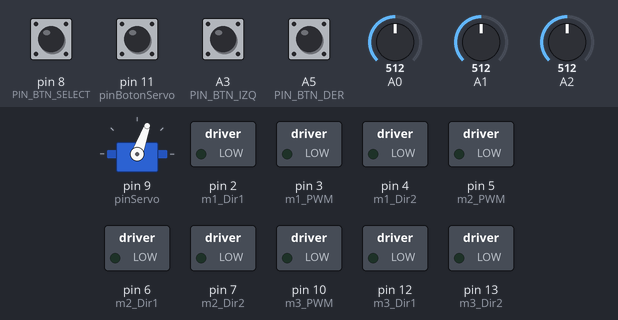
Bench run of a sketch on a simulated Arduino Uno, built with avr-gcc and run on an emulated ATmega328P. Shown: servo, switched loads named in the sketch (green lamp = pin HIGH). The inputs (shaded band) are chosen by the test bench; at power-on: A3 (PIN_BTN_IZQ), A5 (PIN_BTN_DER), pin 8 (PIN_BTN_SELECT), pin 11 (pinBotonServo) HIGH, A0 = 512, A1 = 512, A2 = 512. What the sketch prints to the serial monitor is not drawn.

Above: at 1.3 s.
1.4 s: A3 (PIN_BTN_IZQ) pulled LOW for 1 s
At 2.9 s:
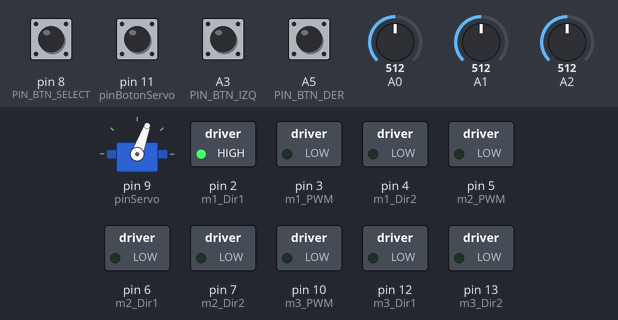
3.9 s: pin 11 (pinBotonServo) pulled LOW for 0.15 s
At 5.1 s:
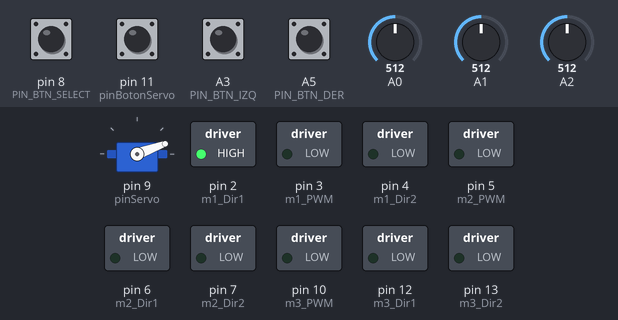
5.5 s: A5 (PIN_BTN_DER) pulled LOW for 0.15 s
At 5.9 s:
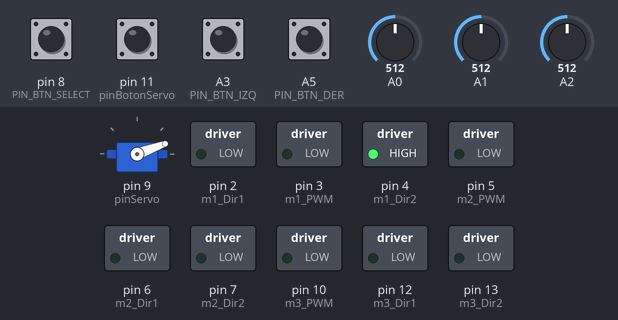
7.1 s: A3 (PIN_BTN_IZQ) pulled LOW for 0.15 s
At 7.5 s:
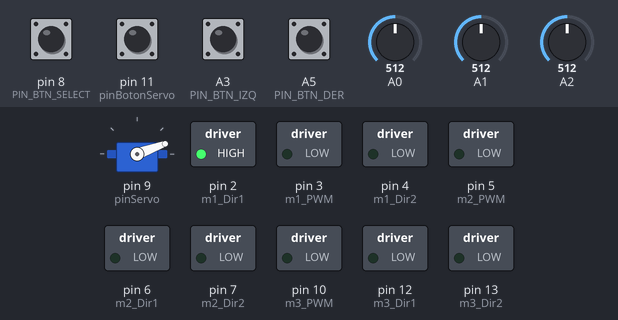
8.7 s: A5 (PIN_BTN_DER) pulled LOW for 1 s
At 9.56 s:
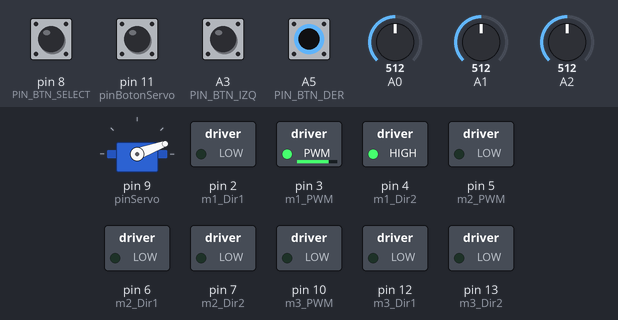
11.2 s: pin 11 (pinBotonServo) pulled LOW for 1 s
At 11.8 s:
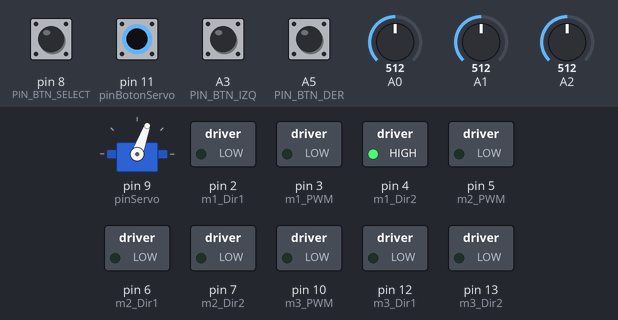
Timing chart, 0 to 14.2 s (numbered marks = the images above; inputs shaded):
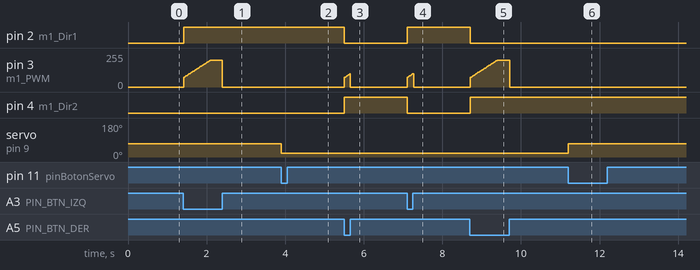

Measured:
- after the input at 1.4 s, pin 2 (m1_Dir1): LOW → HIGH at once; pin 3 (m1_PWM): rises from 0/255 to 200/255 in 0.68 s, then falls to 0/255 in 0.31 s
- after the input at 3.9 s, servo on pin 9 (pinServo): 70° → 20° at once
- after the input at 5.5 s, pin 2 (m1_Dir1): HIGH → LOW at once; pin 3 (m1_PWM): rises from 0/255 to 98/255 in 0.13 s, then falls to 0/255 in 0.01 s; pin 4 (m1_Dir2): LOW → HIGH at once
- after the input at 7.1 s, pin 2 (m1_Dir1): LOW → HIGH at once; pin 3 (m1_PWM): rises from 0/255 to 100/255 in 0.15 s, then falls to 0/255 in 0.01 s; pin 4 (m1_Dir2): HIGH → LOW at once
- after the input at 8.7 s, pin 2 (m1_Dir1): HIGH → LOW at once; pin 3 (m1_PWM): rises from 0/255 to 200/255 in 0.68 s, then falls to 0/255 in 0.32 s; pin 4 (m1_Dir2): LOW → HIGH at once
- after the input at 11.2 s, servo on pin 9 (pinServo): 20° → 70° at once

The sketch:

todo_junto_final.ino
```cpp
#include <Servo.h>

// ==========================================
// 1. POTENCIOMETER PARAMETERS
// ==========================================
const int LIMITE_MIN = 60;
const int LIMITE_MAX = 960;

// MOTOR 1 (Base)
float kp1 = 1.4; float kd1 = 0.8; int minPWM1 = 70; int maxPWM1 = 200;

// --- MOTOR 2 (Shoulder) -
// whith big kp2 and minPWM2 in order to have a more agressive reaction
float kp2 = 6.0;
float kd2 = 1.5;
int minPWM2 = 150;
int maxPWM2 = 255;

// MOTOR 3 (elbow)
float kp3 = 2.0; float kd3 = 0.9; int minPWM3 = 80; int maxPWM3 = 255;

// ==========================================
// 2. PINES
// ==========================================
const int PIN_BTN_SELECT = 8;
const int PIN_BTN_IZQ    = A3;
const int PIN_BTN_DER    = A5;

int motorSeleccionado = 1;
int lastSelectState = HIGH;
unsigned long lastSelectTime = 0;

// MOTOR 1
const int m1_Sensor = A2; const byte m1_PWM = 3; const byte m1_Dir1 = 2; const byte m1_Dir2 = 4;
int m1_Theta, m1_Theta_d; float m1_last_error = 0; unsigned long m1_t_prev = 0;

// MOTOR 2
const int m2_Sensor = A0; const byte m2_PWM = 5; const byte m2_Dir1 = 6; const byte m2_Dir2 = 7;
int m2_Theta, m2_Theta_d; float m2_last_error = 0; unsigned long m2_t_prev = 0;

// MOTOR 3
const int m3_Sensor = A1; const byte m3_PWM = 10; const byte m3_Dir1 = 12; const byte m3_Dir2 = 13;
int m3_Theta, m3_Theta_d; float m3_last_error = 0; unsigned long m3_t_prev = 0;

// GRIPPER
Servo miGripper; const int pinServo = 9; const int pinBotonServo = 11;
int anguloCerrado = 70; int anguloAbierto = 20; bool estaAbierto = false;
int ultimoEstadoBotonServo = HIGH; unsigned long ultimoReboteServo = 0;

// ==========================================
// 3. SETUP
// ==========================================
int leerSensorSuavizado(int pin) {
  long suma = 0;
  for(int i=0; i<20; i++) { suma += analogRead(pin); delayMicroseconds(50); }
  return (int)(suma / 20);
}

void setup() {
  Serial.begin(9600);
  Serial.println("--- MODO MANUAL V5 (FUERZA M2) ---");

  pinMode(PIN_BTN_SELECT, INPUT_PULLUP);
  pinMode(PIN_BTN_IZQ, INPUT_PULLUP);
  pinMode(PIN_BTN_DER, INPUT_PULLUP);

  miGripper.attach(pinServo); pinMode(pinBotonServo, INPUT_PULLUP); miGripper.write(anguloCerrado);

  pinMode(m1_Dir1, OUTPUT); pinMode(m1_Dir2, OUTPUT); pinMode(m1_PWM, OUTPUT);
  pinMode(m2_Dir1, OUTPUT); pinMode(m2_Dir2, OUTPUT); pinMode(m2_PWM, OUTPUT);
  pinMode(m3_Dir1, OUTPUT); pinMode(m3_Dir2, OUTPUT); pinMode(m3_PWM, OUTPUT);

  delay(100);
  m1_Theta = leerSensorSuavizado(m1_Sensor); m1_Theta_d = m1_Theta;
  m2_Theta = leerSensorSuavizado(m2_Sensor); m2_Theta_d = m2_Theta;
  m3_Theta = leerSensorSuavizado(m3_Sensor); m3_Theta_d = m3_Theta;
}

// ==========================================
// 4. LOOP
// ==========================================
void loop() {

  // SELECTOR MODE
  int lecturaSelect = digitalRead(PIN_BTN_SELECT);
  if (lecturaSelect == LOW && lastSelectState == HIGH) {
    if (millis() - lastSelectTime > 250) {
       motorSeleccionado++;
       if (motorSeleccionado > 3) motorSeleccionado = 1;
       Serial.print("MOTOR ACTIVO: "); Serial.println(motorSeleccionado);
       lastSelectTime = millis();
    }
  }
  lastSelectState = lecturaSelect;

  // BUTTONS
  bool btnIzq = (digitalRead(PIN_BTN_IZQ) == LOW);
  bool btnDer = (digitalRead(PIN_BTN_DER) == LOW);

  // CONTROL
  controlarMotorEstricto(m1_Sensor, (motorSeleccionado == 1), btnIzq, btnDer,
                 m1_PWM, m1_Dir1, m1_Dir2,
                 m1_Theta, m1_Theta_d, m1_last_error, m1_t_prev,
                 kp1, kd1, minPWM1, maxPWM1);

  controlarMotorEstricto(m2_Sensor, (motorSeleccionado == 2), btnIzq, btnDer,
                 m2_PWM, m2_Dir1, m2_Dir2,
                 m2_Theta, m2_Theta_d, m2_last_error, m2_t_prev,
                 kp2, kd2, minPWM2, maxPWM2);

  controlarMotorEstricto(m3_Sensor, (motorSeleccionado == 3), btnIzq, btnDer,
                 m3_PWM, m3_Dir1, m3_Dir2,
                 m3_Theta, m3_Theta_d, m3_last_error, m3_t_prev,
                 kp3, kd3, minPWM3, maxPWM3);

  // GRIPPER
  int lecturaServo = digitalRead(pinBotonServo);
  if (lecturaServo == LOW && ultimoEstadoBotonServo == HIGH) {
    if (millis() - ultimoReboteServo > 200) {
      estaAbierto = !estaAbierto;
      miGripper.write(estaAbierto ? anguloAbierto : anguloCerrado);
      ultimoReboteServo = millis();
    }
  }
  ultimoEstadoBotonServo = lecturaServo;

  delay(5);
}

// ==========================================
// 5. MOVEMENT FUNCTION
// ==========================================
void controlarMotorEstricto(int pinSensor, bool esElSeleccionado, bool pulsaIzq, bool pulsaDer,
                    byte pinPWM, byte pinDir1, byte pinDir2,
                    int &Theta_Actual, int &Theta_Target,
                    float &LastError, unsigned long &TimePrev,
                    float k_p, float k_d, int min_pwm, int max_pwm) {

  Theta_Actual = leerSensorSuavizado(pinSensor);

  bool movimientoActivo = esElSeleccionado && (pulsaIzq || pulsaDer);

  if (movimientoActivo) {
    if (pulsaIzq) {
      if (Theta_Target < LIMITE_MAX) Theta_Target += 2;
      else Theta_Target = LIMITE_MAX;
    }
    if (pulsaDer) {
      if (Theta_Target > LIMITE_MIN) Theta_Target -= 2;
      else Theta_Target = LIMITE_MIN;
    }

    unsigned long t = millis();
    int dt = t - TimePrev;
    if (dt <= 0) dt = 1;

    float error = Theta_Target - Theta_Actual;
    float derivada = (error - LastError) / (float)dt;
    float salida = (k_p * error) + (k_d * derivada);

    int pwmSalida = min_pwm + abs((int)salida);
    if (pwmSalida > max_pwm) pwmSalida = max_pwm;

    if (salida > 0) {
       digitalWrite(pinDir1, HIGH); digitalWrite(pinDir2, LOW);
    } else {
       digitalWrite(pinDir1, LOW); digitalWrite(pinDir2, HIGH);
    }
    analogWrite(pinPWM, pwmSalida);

    LastError = error;
    TimePrev = t;

  } else {
    // STOP AND RESET
    analogWrite(pinPWM, 0);
    Theta_Target = Theta_Actual;
    LastError = 0;
  }
}
```
